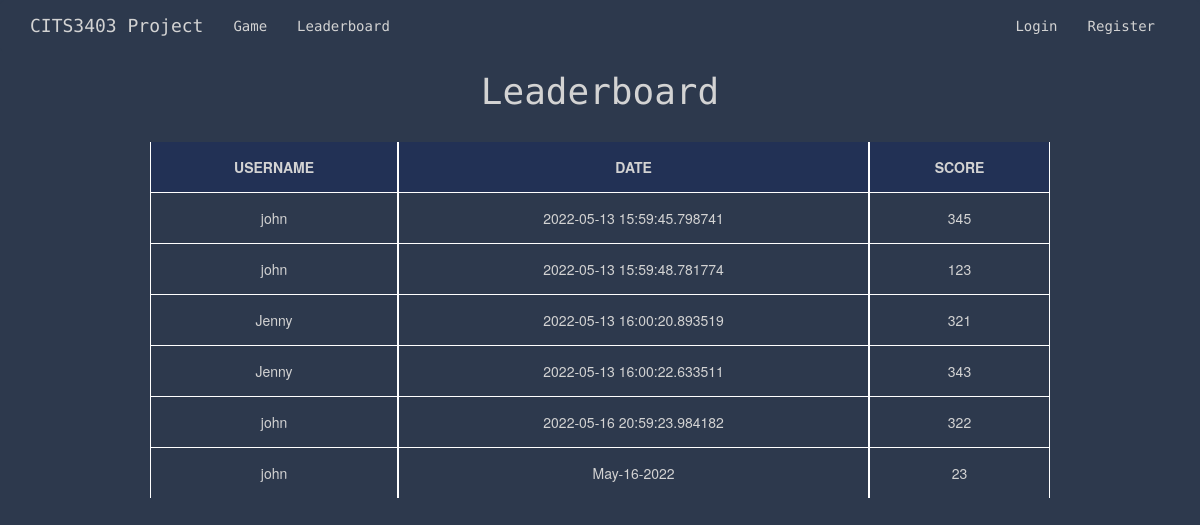
The app's page /leaderboard with its own data.
### app/models.py (models this page shows, shortened)
class Score(UserMixin, db.Model):
    id = db.Column(db.Integer, primary_key=True)
    user_score = db.Column(db.Integer)
    user_id = db.Column(db.Integer, db.ForeignKey("user.id"))
    today = date.today()
    format_date = today.strftime("%b-%d-%Y") #strips minutes, formats the date eg May-16-2022
    date = db.Column(db.String, default=format_date)

class User(UserMixin, db.Model):
    id = db.Column(db.Integer, primary_key=True)
    username = db.Column(db.String(64), index=True, unique=True)
    email = db.Column(db.String(120), index=True, unique=True)
    password_hash = db.Column(db.String(128))
    user_stats = db.relationship('Score', backref='user', lazy=True)

### app/routes.py (the view)
@app.route('/leaderboard', methods=['GET', 'POST'])
def leaderboard():
    all_scores = Score.query.all()
    user = User.query.all()
    return render_template('leaderboard.html', scores=all_scores, user=user)

### app/templates/leaderboard.html
{% extends "base.html" %}
{% block content %}
<body>
<h1>Leaderboard</h1>
    <table id="myTable" class="tablesorter">
        <thead>
            <tr>
                <th> USERNAME </th>
                <th> DATE </th>
                <th> SCORE </th>
            </tr>
        </thead>
        <tbody>
            {% for score in scores %}
                <tr>
                    <td> {{ score.user.username }} </td>
                    <td> {{ score.date }} </td>
                    <td> {{ score.user_score }}</td>
                </tr>
            {% endfor %}
        </tbody>
    </table>
</body>
{% endblock %}

### app/templates/base.html (shortened to what this page needs)
{% extends 'bootstrap/base.html' %}
{% block styles %}
{{ super() }}
<head>
<link rel="stylesheet" href="{{ url_for('static', filename='css/stylesheet.css') }}">
</head>
{% endblock %}
{% block navbar %}
<nav class="navbar navbar-default">
    <div class="container">
        <div class="navbar-header">
            <a class="navbar-brand" href="{{ url_for('index') }}">CITS3403 Project</a>
        </div>
        <div class="collapse navbar-collapse" id="bs-example-navbar-collapse-1">
            <ul class="nav navbar-nav navbar-left">
                {% if current_user.is_anonymous %}
                <li><a href="{{ url_for('game') }}">Game</a></li>
                <li><a href="{{ url_for('leaderboard') }}">Leaderboard</a></li>
                {% else %}
                <li><a href="{{ url_for('game') }}">Game</a></li>
                <li><a href="{{ url_for('leaderboard') }}">Leaderboard</a></li>
                <li><a href="{{ url_for('user_stats') }}">Profile</a></li>
                {% endif %}
            </ul>
            <ul class="nav navbar-nav navbar-right">
                {% if current_user.is_anonymous %}
                <li><a href="{{ url_for('login') }}">Login</a></li>
                <li><a href="{{ url_for('register') }}">Register</a></li>
                {% else %}
                <li><a href="{{ url_for('logout') }}">Logout</a></li>
                {% endif %}
            </ul>
        </div>
    </div>
</nav>
{% endblock %}

### app/static/css/stylesheet.css (style rules this page uses)
head,body { text-align: center; }
body { background: #2d394d; color: lightgrey; }
.center, h1 { text-align: center; font-family: 'Source Code Pro', monospace; }
a { color: lightgrey !important; }
.navbar-default { background: #2d394d; border-color: #2d394d; font-family: 'Source Code Pro', monospace; }
table { border-collapse: separate; width: 75%; margin-left: auto; margin-right: auto; margin-top: 30px; }
th, td { border-left: 1px solid white; border-right: 1px solid white; border-top: 1px solid white; padding: 15px; text-align: center; margin: none; }
th { border-top: none; font-weight: bold; background-color: rgba(15, 34, 101, 0.359); }

### records on screen
Score: user.username "john", date "2022-05-13 15:59:45.798741", user_score "345"
Score: user.username "john", date "2022-05-13 15:59:48.781774", user_score "123"
Score: user.username "Jenny", date "2022-05-13 16:00:20.893519", user_score "321"
Score: user.username "Jenny", date "2022-05-13 16:00:22.633511", user_score "343"
Score: user.username "john", date "2022-05-16 20:59:23.984182", user_score "322"
Score: user.username "john", date "May-16-2022", user_score "23"
